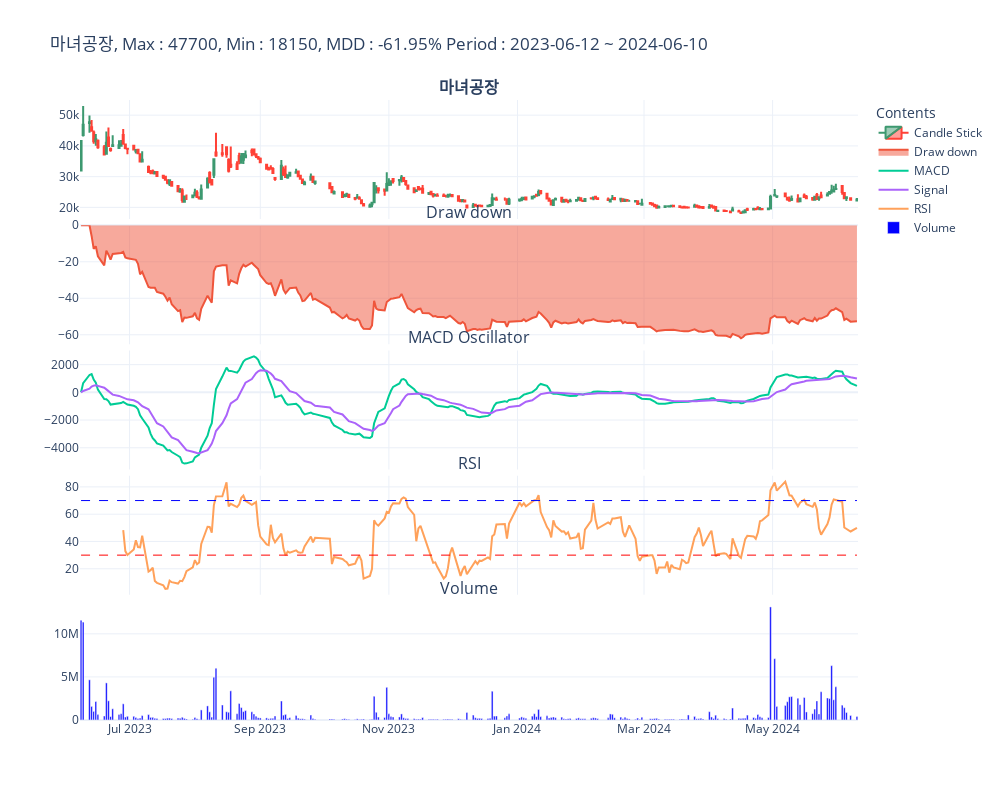

Notebook cell for this chart:
### Code cell
tradingRoom_fn(market='kosdaq', stockName='마녀공장')

### Figure 1 — Plotly figure (JSON) as saved in the notebook; plotly's stock layout.template omitted (floating-point values rounded to 4 significant figures; data arrays with more than 128 entries replaced by an {"elided": "..."} marker saying what was removed)
{"data": [{"close": {"elided": "246 int values"}, "high": {"elided": "246 int values"}, "low": {"elided": "246 int values"}, "name": "Candle Stick", "open": {"elided": "246 int values"}, "type": "candlestick", "x": {"elided": "246 str values"}, "xaxis": "x", "yaxis": "y"}, {"fill": "tozeroy", "name": "Draw down", "type": "scatter", "x": {"elided": "246 str values"}, "xaxis": "x2", "y": {"elided": "246 float values"}, "yaxis": "y2"}, {"mode": "lines", "name": "MACD", "type": "scatter", "x": {"elided": "246 str values"}, "xaxis": "x3", "y": {"elided": "246 float values"}, "yaxis": "y3"}, {"mode": "lines", "name": "Signal", "type": "scatter", "x": {"elided": "246 str values"}, "xaxis": "x3", "y": {"elided": "246 float values"}, "yaxis": "y3"}, {"mode": "lines", "name": "RSI", "type": "scatter", "x": {"elided": "246 str values"}, "xaxis": "x4", "y": {"elided": "246 float values"}, "yaxis": "y4"}, {"line": {"color": "blue", "dash": "dash", "width": 1}, "mode": "lines", "name": "Overbought", "showlegend": false, "type": "scatter", "x": {"elided": "246 str values"}, "xaxis": "x4", "y": {"elided": "246 int values"}, "yaxis": "y4"}, {"line": {"color": "red", "dash": "dash", "width": 1}, "mode": "lines", "name": "Oversold", "showlegend": false, "type": "scatter", "x": {"elided": "246 str values"}, "xaxis": "x4", "y": {"elided": "246 int values"}, "yaxis": "y4"}, {"marker": {"color": "blue"}, "name": "Volume", "type": "bar", "x": {"elided": "246 str values"}, "xaxis": "x5", "y": {"elided": "246 int values"}, "yaxis": "y5"}], "layout": {"annotations": [{"font": {"size": 16}, "showarrow": false, "text": "<b>마녀공장</b>", "x": 0.5, "xanchor": "center", "xref": "paper", "y": 1, "yanchor": "bottom", "yref": "paper"}, {"font": {"size": 16}, "showarrow": false, "text": "Draw down", "x": 0.5, "xanchor": "center", "xref": "paper", "y": 0.798, "yanchor": "bottom", "yref": "paper"}, {"font": {"size": 16}, "showarrow": false, "text": "MACD Oscillator", "x": 0.5, "xanchor": "center", "xref": "paper", "y": 0.596, "yanchor": "bottom", "yref": "paper"}, {"font": {"size": 16}, "showarrow": false, "text": "RSI", "x": 0.5, "xanchor": "center", "xref": "paper", "y": 0.394, "yanchor": "bottom", "yref": "paper"}, {"font": {"size": 16}, "showarrow": false, "text": "Volume", "x": 0.5, "xanchor": "center", "xref": "paper", "y": 0.192, "yanchor": "bottom", "yref": "paper"}], "height": 800, "legend": {"title": {"text": "Contents"}}, "title": {"text": "마녀공장, Max : 47700, Min : 18150, MDD : -61.95% Period : 2023-06-12 ~ 2024-06-10"}, "width": 1000, "xaxis": {"anchor": "y", "domain": [0, 1], "matches": "x5", "rangeslider": {"visible": false}, "showticklabels": false}, "xaxis2": {"anchor": "y2", "domain": [0, 1], "matches": "x5", "rangeslider": {"visible": false}, "showticklabels": false}, "xaxis3": {"anchor": "y3", "domain": [0, 1], "matches": "x5", "rangeslider": {"visible": false}, "showticklabels": false}, "xaxis4": {"anchor": "y4", "domain": [0, 1], "matches": "x5", "rangeslider": {"visible": false}, "showticklabels": false}, "xaxis5": {"anchor": "y5", "domain": [0, 1], "rangeslider": {"visible": false}}, "yaxis": {"anchor": "x", "domain": [0.808, 1]}, "yaxis2": {"anchor": "x2", "domain": [0.606, 0.798]}, "yaxis3": {"anchor": "x3", "domain": [0.404, 0.596]}, "yaxis4": {"anchor": "x4", "domain": [0.202, 0.394]}, "yaxis5": {"anchor": "x5", "domain": [0, 0.192]}}}
